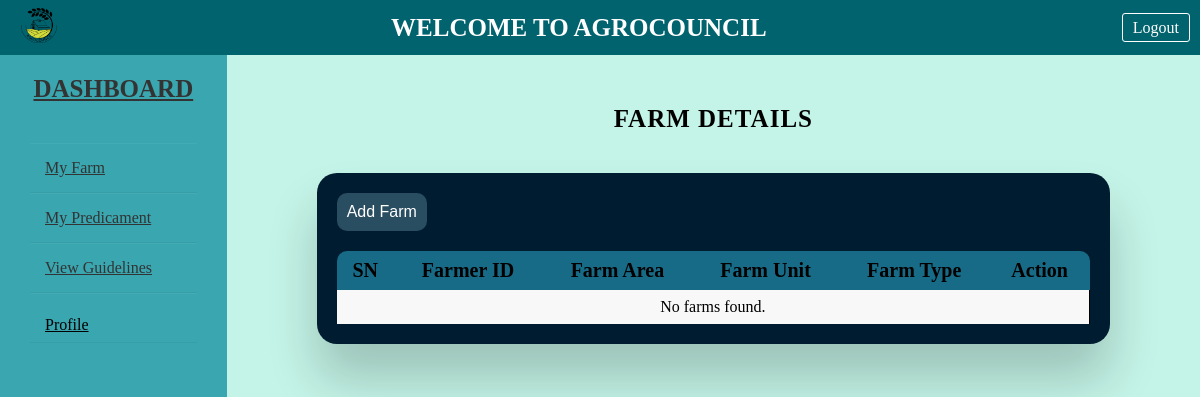
/home.php (signed in), run on an earlier commit of the app's database.
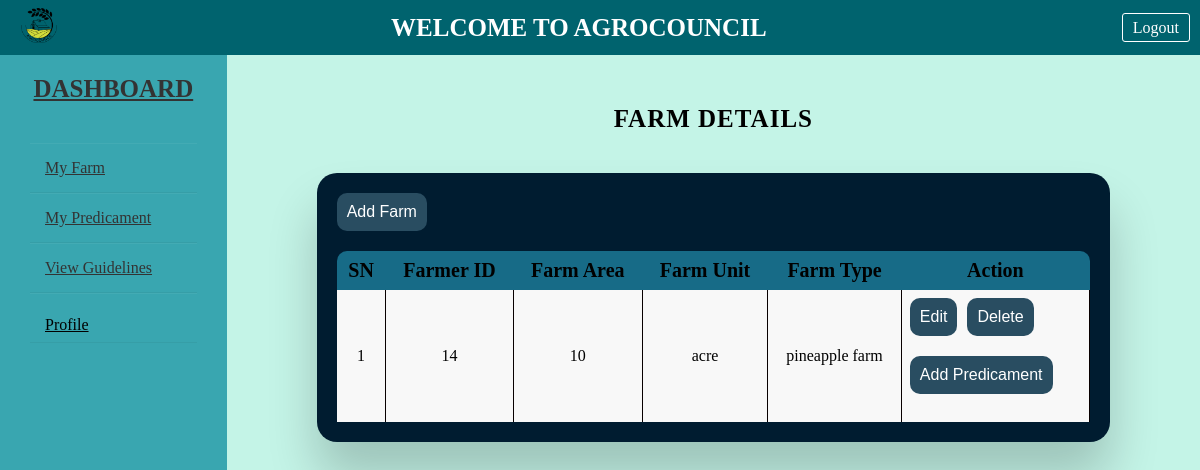
And on a later commit of the database.
### tables this page shows
CREATE TABLE `farm` (
  `fid` int(11) NOT NULL,
  `farm_area` varchar(50) NOT NULL,
  `farm_unit` varchar(20) NOT NULL,
  `farm_type` varchar(50) NOT NULL,
  `farmer_id` int(11) NOT NULL
);

### home.php (the view, shortened to what this page needs)
<?php
include('layout/header.php');
include('layout/left.php');
?>
<?php
$conn = new mysqli("localhost", "root", "", "agro_council");
$sql = "SELECT * FROM farm WHERE farmer_id = '" . $_SESSION['id'] . "'";
$result = $conn->query($sql);
?>
<link rel="stylesheet" href="css/table.css">
<div class="con">
    <?php if (!isset($_POST['add'])) { ?>
        <h1>Farm Details</h1>
        <div class="table-wrapper">
            <form action="farmform.php" method="post">
                <input type="submit" value="Add Farm" name="add">
            </form>
            <table class="fl-table">
                <tbody>
                    <tr>
                        <th>SN</th>
                        <th>Farmer ID</th>
                        <th>Farm Area</th>
                        <th>Farm Unit</th>
                        <th>Farm Type</th>
                        <th>Action</th>
                    </tr>
                    <?php if ($result && $result->num_rows > 0) {
                        $i = 1;
                        while ($row = $result->fetch_assoc()) { ?>
                            <tr>
                                <td><?php echo $i++; ?></td>
                                <td><?php echo $row['farmer_id']; ?></td>
                                <td><?php echo $row['farm_area']; ?></td>
                                <td><?php echo $row['farm_unit']; ?></td>
                                <td><?php echo $row['farm_type']; ?></td>
                                <td>
                                    <div class="button-row">
                                        <form method="post" action="myfarm_edit.php">
                                            <input type="submit" value="Edit" name="edit" />
                                        </form>
                                        <form method="post" action="home.php">
                                            <input type="submit" value="Delete" name="delete" />
                                        </form>
                                    </div>
                                    <form action="add_predicament.php" method="post">
                                        <input type="submit" value="Add Predicament" name="add">
                                    </form>
                                </td>
                            </tr>
                        <?php }
                    } else { ?>
                        <tr>
                            <td colspan="6">No farms found.</td>
                        </tr>
                    <?php } ?>
                </tbody>
            </table>
        <?php } ?>
    </div>
</div>

What changed in the data, as far as the page shows it:
added farm: farmer "14", farm_area "10", farm_unit "acre", farm_type "pineapple farm"
Also different on the page:
text no longer shown: "No farms found."
